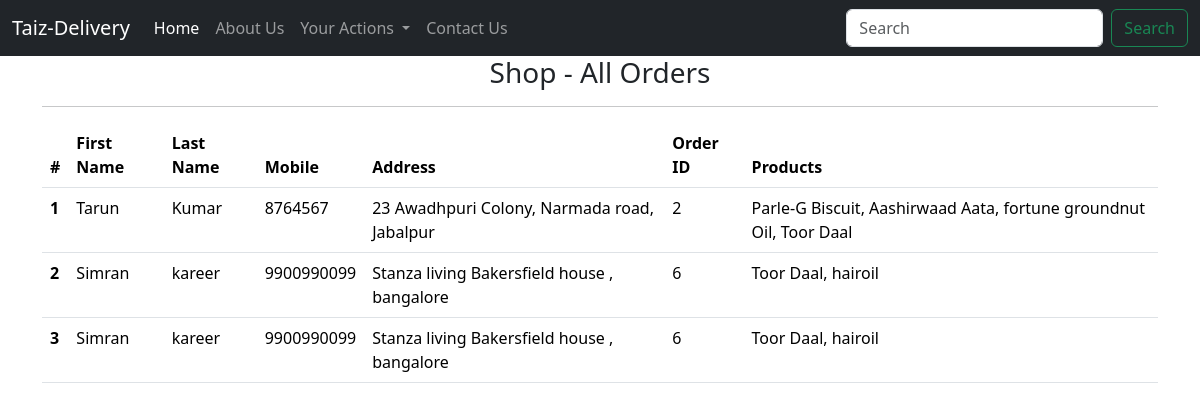
The page /vieworder on the database its author committed.
### myapp/models.py (models this page shows, shortened)
class Delivery(models.Model):
    order = models.ForeignKey(ordermodel, on_delete=models.CASCADE,default=2,null=True)
    customer = models.ForeignKey(customer, on_delete=models.CASCADE,null=True)
    deliverystatus = models.CharField(max_length=122,null=True)
    paymentstatus = models.CharField(max_length=122,null=True)
    paymentmethod = models.CharField(max_length=122,null=True)
    billamount = models.DecimalField(max_digits=9,decimal_places=2,default=0,null=True)
    deliveryagent = models.ForeignKey(Driver,on_delete=models.CASCADE,null=True)

class customer(models.Model):
    firstname = models.CharField(max_length=122)
    middlename = models.CharField(max_length=122,blank=True)
    lastname = models.CharField(max_length=122)
    customermobile1 = models.IntegerField()
    alternatenumber = models.IntegerField(default=0,null=False)
    customeraddress = models.CharField(max_length=150)

class ordermodel(models.Model):
    createdon = models.DateTimeField(auto_now_add=True)
    customer=models.ForeignKey(customer, on_delete=models.CASCADE)
    product=models.ManyToManyField(product)

class product(models.Model):
    productname = models.CharField(max_length=122)
    price = models.DecimalField(max_digits=7,decimal_places=2)
    productdescription = models.CharField(max_length=122)
    shop= models.ForeignKey(Shop, on_delete=models.CASCADE)

### myapp/views.py (the view)
# urls.py: path("vieworder", views.vieworder,name="All Orders"), #used by shops to view order placed by customer
def vieworder(request):
    prod = Delivery.objects.all()
    context={
        'prod' : prod,
    }
    return render(request,'vieworder.html',context)

### templates/vieworder.html (shortened to what this page needs)
{% extends 'base.html'%}
{% block body %}
<div class="container">
<h3 class = "text-center">Shop - All Orders</h3>
<hr>
        <table class="table">
            <thead>
              <tr>
                <th scope="col">#</th>
                <th scope="col">First Name</th>
                <th scope="col">Last Name</th>
                <th scope="col">Mobile</th>
                <th scope="col">Address</th>
                <th scope="col">Order ID</th>
                <th scope="col">Products</th>
              </tr>
            </thead>
            {% for i in prod %}
            <tbody>
              <tr>
                <th scope="row">{{i.id}}</th>
                <td>{{i.customer.firstname}}</td>
                <td>{{i.customer.lastname}}</td>
                <td>{{i.customer.customermobile1}}</td>
                <td>{{i.customer.customeraddress}}</td>
                <td>{{i.order.id}}</td>
                <td>
                    {% for product in i.order.product.all %}
                    {{ product.productname }}{% if not forloop.last %}, {% endif %}
                    {% endfor %}
                </td>
              </tr>
              {% endfor %}
            </tbody>
          </table>
{% endblock body %}

### rows shown on the page
Delivery: id "1", customer.firstname "Tarun", customer.lastname "Kumar", customer.customermobile1 "8764567", customer.customeraddress "23 Awadhpuri Colony, Narmada road, Jabalpur", order.id "2"
product: productname "Parle-G Biscuit"
product: productname "Aashirwaad Aata"
product: productname "fortune groundnut Oil"
product: productname "Toor Daal"
Delivery: id "2", customer.firstname "Simran", customer.lastname "kareer", customer.customermobile1 "9900990099", customer.customeraddress "Stanza living Bakersfield house , bangalore", order.id "6"
product: productname "hairoil"
Delivery: id "3", customer.firstname "Simran", customer.lastname "kareer", customer.customermobile1 "9900990099", customer.customeraddress "Stanza living Bakersfield house , bangalore", order.id "6"
